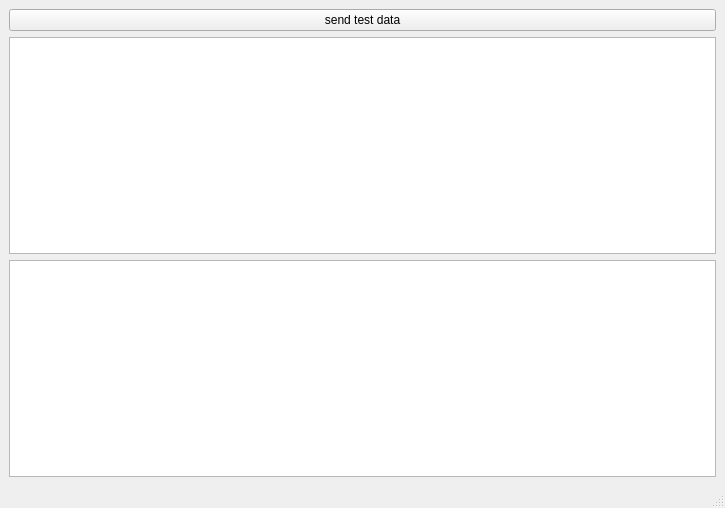
<?xml version="1.0" encoding="UTF-8"?>
<ui version="4.0">
 <class>MainWindow</class>
 <widget class="QMainWindow" name="MainWindow">
  <property name="geometry">
   <rect>
    <x>0</x>
    <y>0</y>
    <width>725</width>
    <height>508</height>
   </rect>
  </property>
  <property name="windowTitle">
   <string>MainWindow</string>
  </property>
  <widget class="QWidget" name="centralwidget">
   <layout class="QGridLayout" name="gridLayout">
    <item row="4" column="2">
     <widget class="QTableWidget" name="TW_Datashow">
      <property name="enabled">
       <bool>true</bool>
      </property>
     </widget>
    </item>
    <item row="1" column="2">
     <widget class="QPushButton" name="PB_Send">
      <property name="text">
       <string>send test data</string>
      </property>
     </widget>
    </item>
    <item row="5" column="2">
     <widget class="QTextEdit" name="textEdit"/>
    </item>
   </layout>
  </widget>
  <widget class="QMenuBar" name="menubar">
   <property name="geometry">
    <rect>
     <x>0</x>
     <y>0</y>
     <width>725</width>
     <height>25</height>
    </rect>
   </property>
  </widget>
  <widget class="QStatusBar" name="statusbar"/>
 </widget>
 <resources/>
 <connections/>
</ui>
